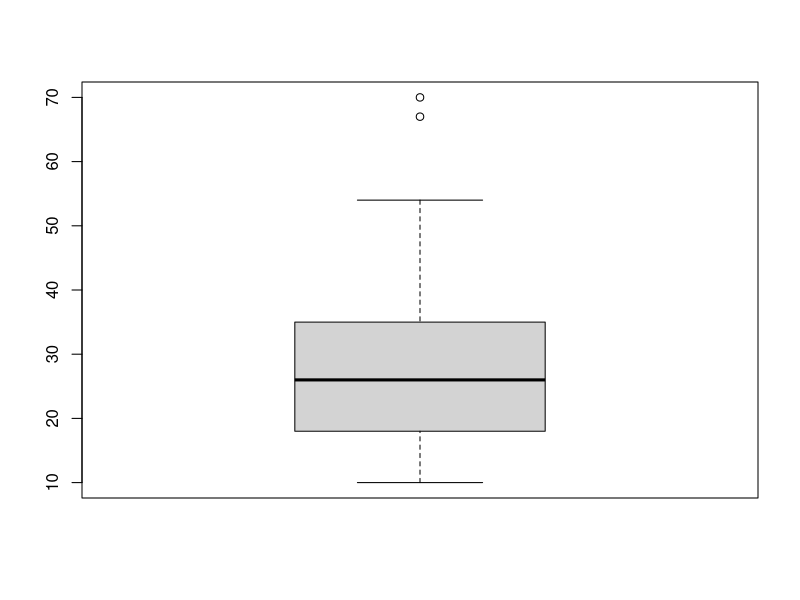
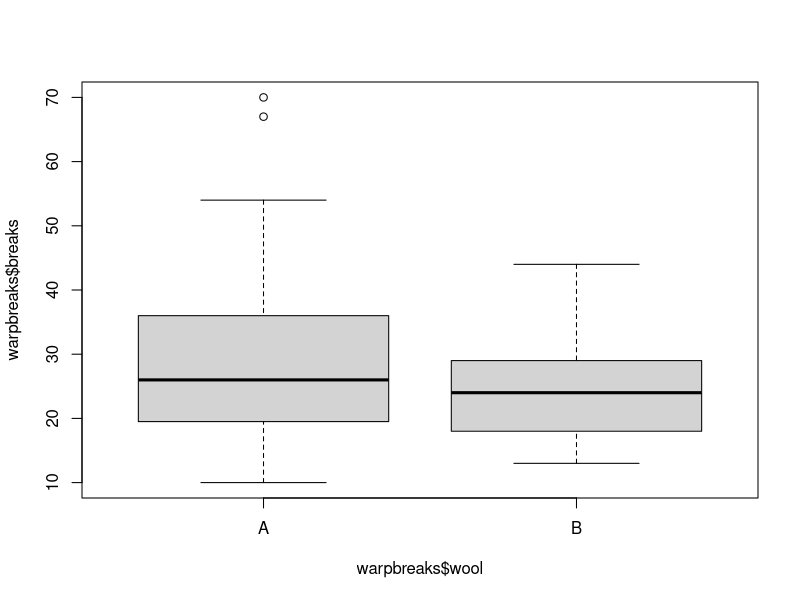
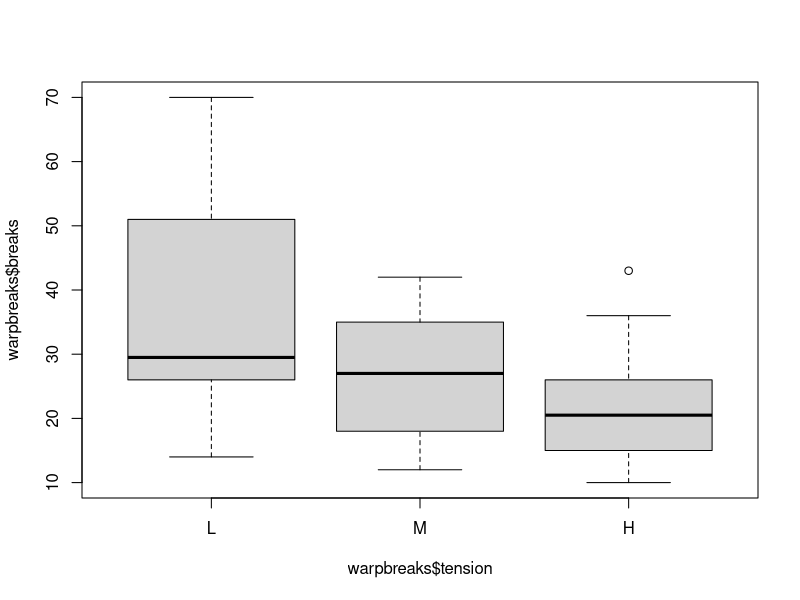
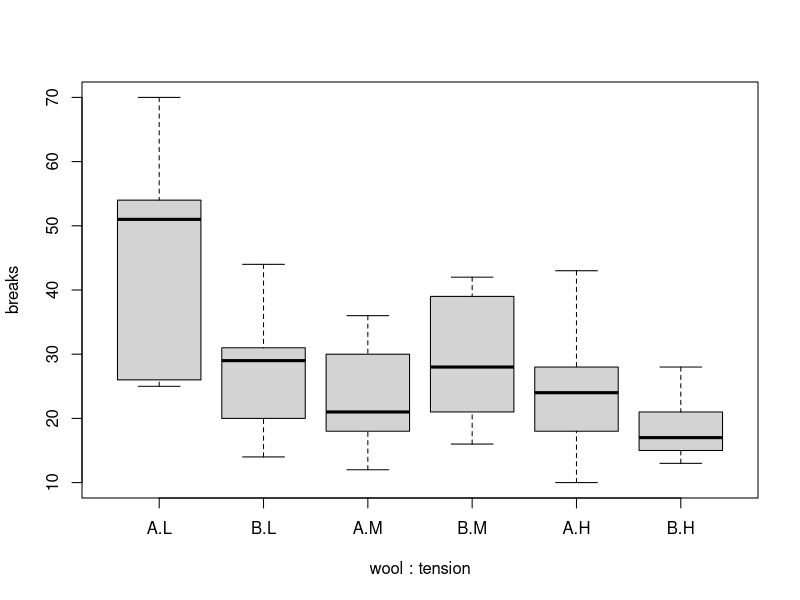
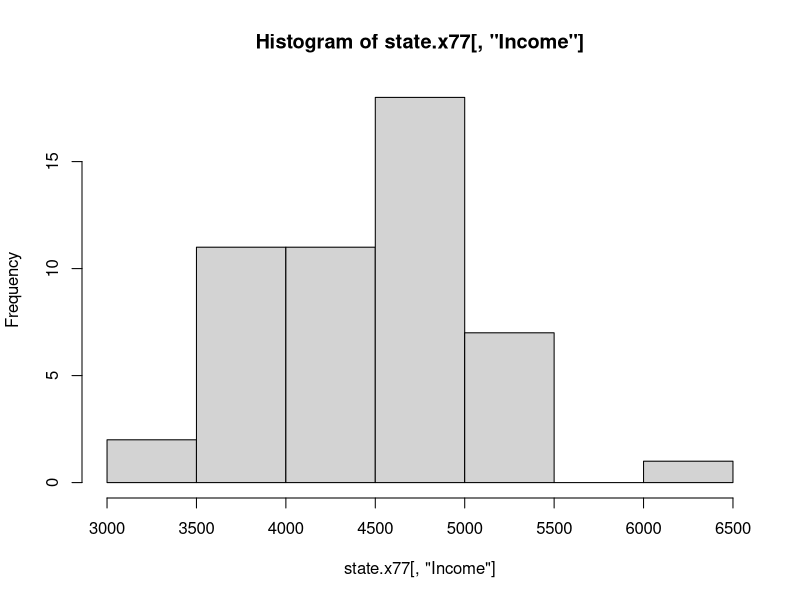
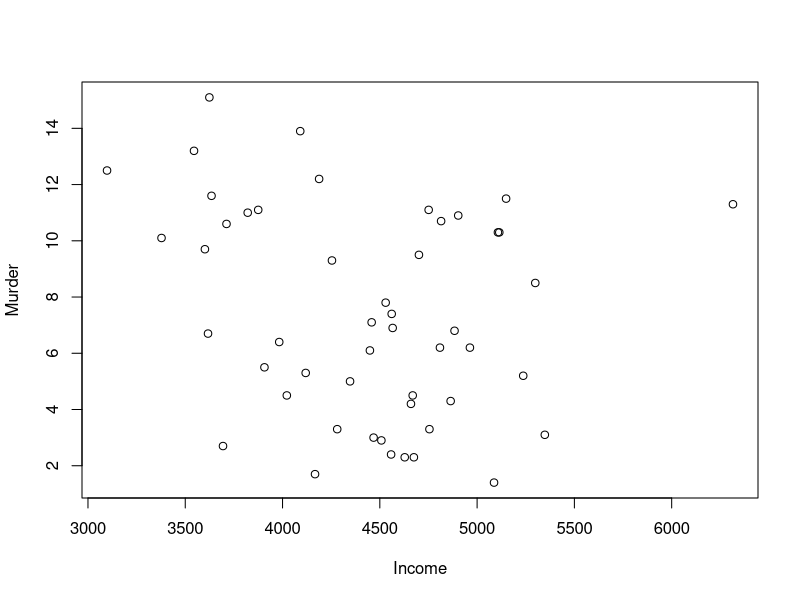
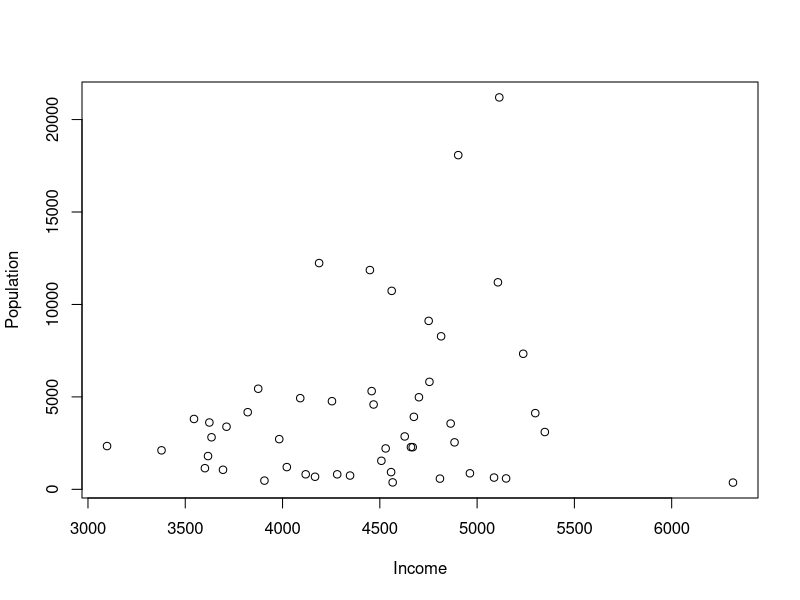
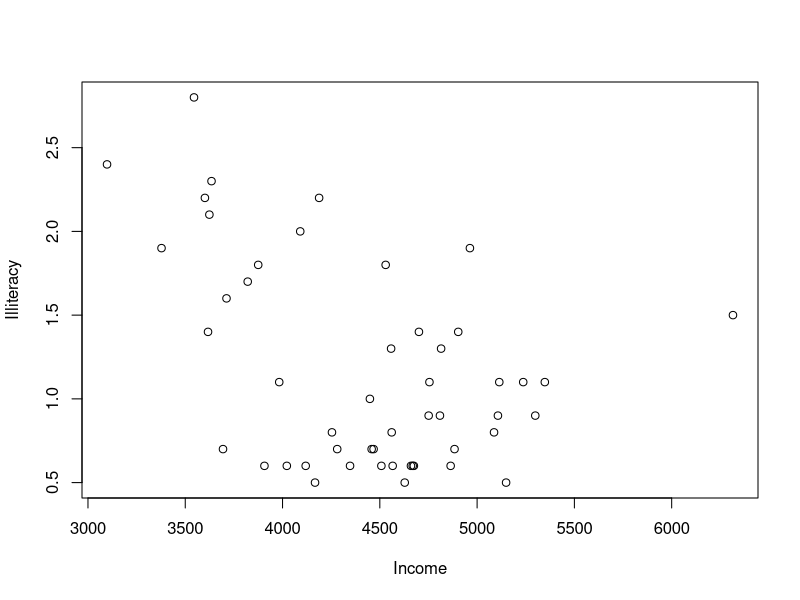

Here is the R script that generated these plots, in order:
## ---- chunk 1
knitr::opts_chunk$set(echo = TRUE, eval = TRUE)
## ---- chunk 2
str(warpbreaks)
class(warpbreaks)
head(warpbreaks, 10)
?warpbreaks
## ---- chunk 3
boxplot(warpbreaks$breaks)
## ---- chunk 4
boxplot(warpbreaks$breaks~warpbreaks$wool, data=warpbreaks)
boxplot(warpbreaks$breaks~warpbreaks$tension, data=warpbreaks)

## ---- chunk 5
data(warpbreaks)

boxplot(breaks ~ wool + tension, data = warpbreaks)
## ---- chunk 6
tapply(warpbreaks$breaks, INDEX = warpbreaks$tension, FUN = median)
## ---- chunk 7
t.test(warpbreaks$breaks ~ warpbreaks$wool, data = warpbreaks)

p_value <- t.test(warpbreaks$breaks ~ warpbreaks$wool, data = warpbreaks)$p.value
p_value

## ---- chunk 8
class(state.x77)
dim(state.x77)
## ---- chunk 9
hist(state.x77[,"Income"])

## ---- chunk 10
Y  <- function (X) {
  plot (state.x77[,"Income"],state.x77[,X], ylab=X, xlab="Income")
}
Y ("Murder")

## ---- chunk 11
x <- colnames(state.x77)
y <- x [x != "Income"]
x
y
## ---- chunk 12
sapply(y, Y)
